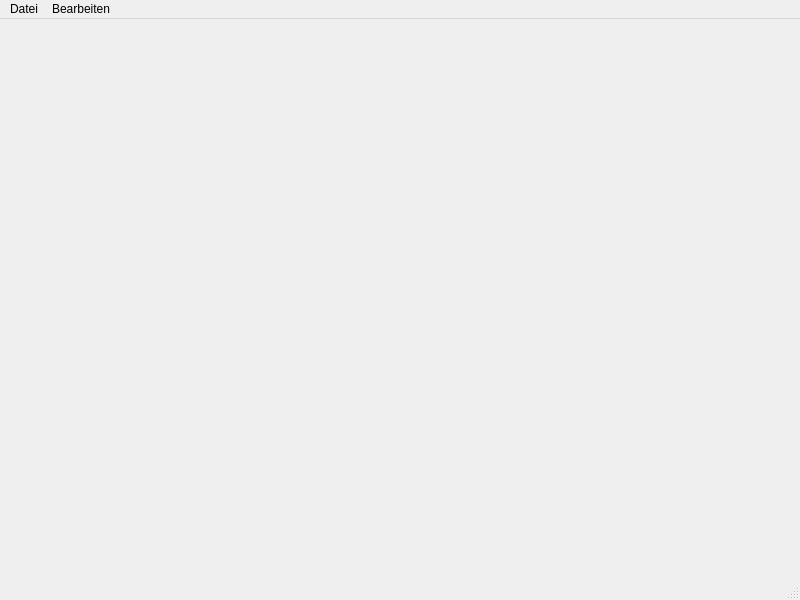
<?xml version="1.0" encoding="UTF-8"?>
<ui version="4.0">
 <class>MainWindow</class>
 <widget class="QMainWindow" name="MainWindow">
  <property name="geometry">
   <rect>
    <x>0</x>
    <y>0</y>
    <width>800</width>
    <height>600</height>
   </rect>
  </property>
  <property name="windowTitle">
   <string>Mario Kart Turnier</string>
  </property>
  <widget class="QWidget" name="centralwidget">
   <layout class="QVBoxLayout" name="verticalLayout">
    <item>
     <layout class="QHBoxLayout" name="horizontalLayout"/>
    </item>
    <item>
     <spacer name="verticalSpacer">
      <property name="orientation">
       <enum>Qt::Vertical</enum>
      </property>
      <property name="sizeHint" stdset="0">
       <size>
        <width>20</width>
        <height>524</height>
       </size>
      </property>
     </spacer>
    </item>
   </layout>
  </widget>
  <widget class="QMenuBar" name="menubar">
   <property name="geometry">
    <rect>
     <x>0</x>
     <y>0</y>
     <width>800</width>
     <height>26</height>
    </rect>
   </property>
   <widget class="QMenu" name="menuDatei">
    <property name="title">
     <string>Datei</string>
    </property>
    <addaction name="actionBeenden"/>
   </widget>
   <widget class="QMenu" name="menuBearbeiten">
    <property name="title">
     <string>Bearbeiten</string>
    </property>
    <addaction name="actionSpieler_hinzufuegen"/>
    <addaction name="actionSpieler_loeschen"/>
    <addaction name="separator"/>
    <addaction name="actionPunkteanzeige"/>
    <addaction name="actionNaechste_Matches"/>
   </widget>
   <addaction name="menuDatei"/>
   <addaction name="menuBearbeiten"/>
  </widget>
  <widget class="QStatusBar" name="statusbar"/>
  <action name="actionBeenden">
   <property name="text">
    <string>Beenden</string>
   </property>
  </action>
  <action name="actionSpieler_hinzufuegen">
   <property name="text">
    <string>Spieler hinzufügen</string>
   </property>
  </action>
  <action name="actionSpieler_loeschen">
   <property name="text">
    <string>Spieler löschen</string>
   </property>
  </action>
  <action name="actionPunkteanzeige">
   <property name="text">
    <string>Punkteanzeige</string>
   </property>
  </action>
  <action name="actionNaechste_Matches">
   <property name="text">
    <string>Nächste Matches</string>
   </property>
  </action>
 </widget>
 <resources/>
 <connections/>
</ui>
